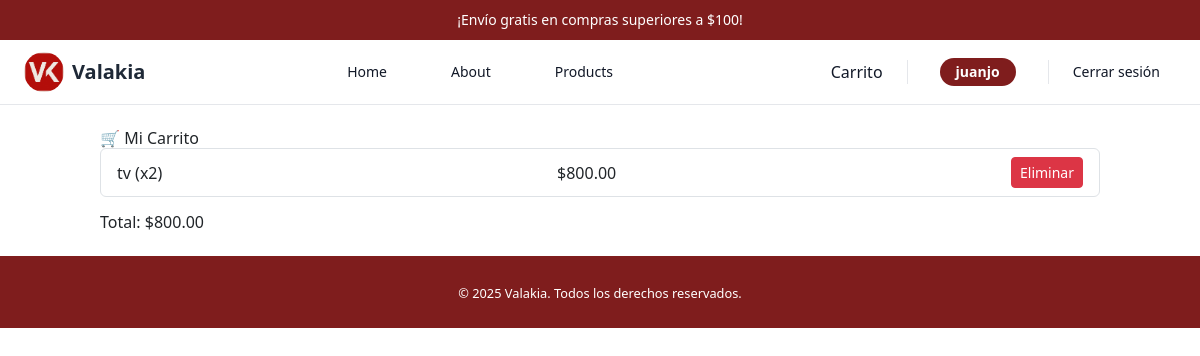
The app's page /cart/ (signed in) with its own data.
### pages/models.py (models this page shows, shortened)
class CartItem(models.Model):
    cart = models.ForeignKey(Cart, on_delete=models.CASCADE)
    product = models.ForeignKey(Product, on_delete=models.CASCADE)
    quantity = models.PositiveIntegerField(default=1)
    def get_total(self):
        return self.product.price * self.quantity

class Product(models.Model):
    name = models.CharField(max_length=100)
    price = models.DecimalField(max_digits=10, decimal_places=2)
    image = models.ImageField(upload_to="products/", blank=True, null=True)
    descripcion = models.TextField(blank=True, verbose_name="Descripción")
    cantidad_vendidos = models.PositiveIntegerField(default=0, verbose_name="Cantidad vendidos")
    es_producto_dia = models.BooleanField(default=False, verbose_name="¿Producto del día?")

### pages/views.py (the view)
# urls.py: path("cart/", cart_view, name="cart"),
@login_required(login_url='/login/')
def cart_view(request):
    cart, created = Cart.objects.get_or_create(user=request.user)
    items = cart.cartitem_set.all()
    total = sum(item.get_total() for item in items)
    return render(request, 'pages/cart.html', {
        'cart_items': items,
        'total': total
    })

### pages/templates/pages/cart.html (shortened to what this page needs)
{% extends "pages/base.html" %}
{% block content %}
<h2>🛒 Mi Carrito</h2>
{% if cart_items %}
  <ul class="list-group">
    {% for item in cart_items %}
      <li class="list-group-item d-flex justify-content-between align-items-center">
        {{ item.product.name }} (x{{ item.quantity }})
        <span>${{ item.get_total }}</span>
        <a href="{% url 'remove_from_cart' item.product.id %}" class="btn btn-danger btn-sm">Eliminar</a>
      </li>
    {% endfor %}
  </ul>
  <h4 class="mt-3">Total: ${{ total }}</h4>
{% else %}
  <p>No tienes productos en el carrito.</p>
{% endif %}
{% endblock %}

### pages/templates/pages/base.html (shortened to what this page needs)
{% load static %}
<!doctype html>
<html lang="en">
<head>
 <script src="https://cdn.tailwindcss.com"></script>
 <link href="https://cdn.jsdelivr.net/npm/bootstrap@5.3.0-alpha1/dist/css/bootstrap.min.css" rel="stylesheet"
crossorigin="anonymous" />
 <link href="{% static 'pages/app.css' %}" rel="stylesheet" />
</head>
<body>
  <div class="bg-red-900">
    <p class="flex h-10 items-center justify-center px-4 text-sm font-medium text-white sm:px-6 lg:px-8">
      ¡Envío gratis en compras superiores a $100!
    </p>
  </div>
  <nav class="bg-white border-b border-gray-200">
    <div class="max-w-7xl mx-auto px-4 sm:px-6 lg:px-8">
      <div class="flex justify-between h-16 items-center">
        <div class="flex-shrink-0 flex items-center">
          <a href="{% url 'home' %}" class="flex items-center">
            <img class="h-10 w-10 rounded-full mr-2" src="{% static 'pages/img/valakia.jpeg' %}" alt="Logo Valakia">
            <span class="font-bold text-xl text-gray-800">Valakia</span>
          </a>
        </div>
        <div class="hidden lg:flex space-x-8">
          <a href="{% url 'home' %}" class="text-gray-900 hover:text-red-900 px-3 py-2 rounded-md text-sm font-medium {% if request.resolver_match.url_name == 'home' %}border-b-2 border-red-900{% endif %}">Home</a>
          <a href="{% url 'about' %}" class="text-gray-900 hover:text-red-900 px-3 py-2 rounded-md text-sm font-medium {% if request.resolver_match.url_name == 'about' %}border-b-2 border-red-900{% endif %}">About</a>
          <a href="{% url 'products' %}" class="text-gray-900 hover:text-red-900 px-3 py-2 rounded-md text-sm font-medium {% if request.resolver_match.url_name == 'products' %}border-b-2 border-red-900{% endif %}">Products</a>
        </div>
        <div class="hidden lg:flex items-center space-x-6">
          {% if user.is_authenticated %}
            <a href="{% url 'cart' %}" class="block px-3 py-2 rounded-md text-base font-medium text-gray-900 hover:text-red-900">
              Carrito
            </a>
            <span class="ml-2 px-3 py-1 rounded-full bg-red-900 text-white text-sm font-semibold">{{ user.username }}</span>
            <form action="{% url 'logout' %}" method="post" class="flex items-center ml-2">
              <button type="submit" class="text-gray-900 hover:text-red-600 px-3 py-2 rounded-md text-sm font-medium">Cerrar sesión</button>
            </form>
          {% endif %}
        </div>
      </div>
    </div>
  </nav>
  <main class="flex-1">
    <div class="container my-4">
      {% block content %}
      {% endblock %}
    </div>
  </main>
  {% block footer %}
  <footer class="bg-red-900 text-white py-4 mt-auto">
    <div class="container mx-auto text-center">
      <small>&copy; {{ year|default:"2025" }} Valakia. Todos los derechos reservados.</small>
    </div>
  </footer>
  {% endblock %}
</body>
</html>

### pages/static/pages/app.css (style rules this page uses)
nav { font-weight: 700; }

### records on screen
CartItem: product.name "tv", quantity "2", get_total "800.00"

### other values on screen
{{ user.username }} "juanjo"
{{ total }} "800.00"
{{ year|default:"2025" }} "2025"
